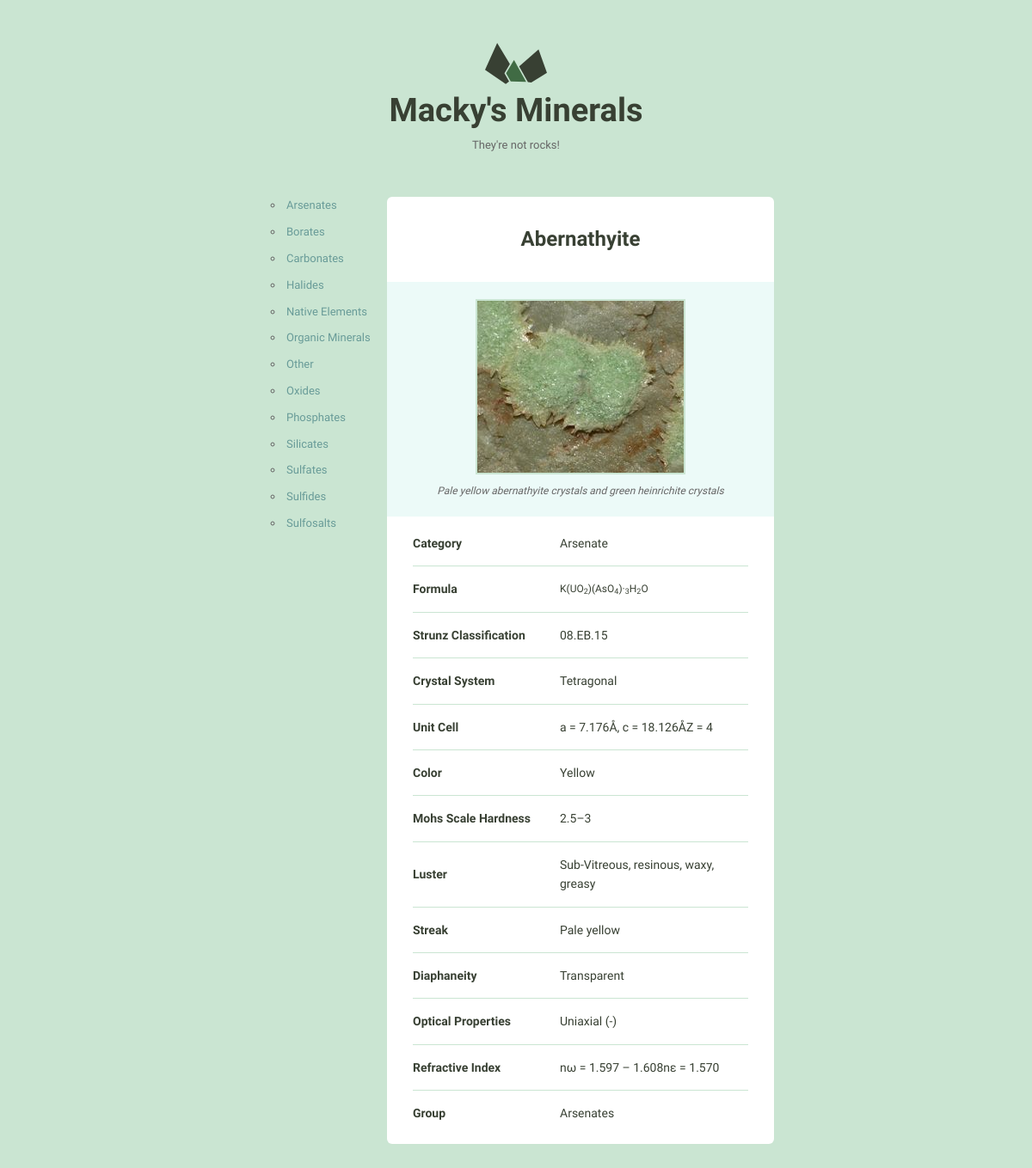
Page /2/ on the committed database.
### website/models.py (models this page shows, shortened)
class Mineral(models.Model):
    name = models.CharField(max_length=255)
    image_filename = models.CharField(max_length=255)
    image_caption = models.TextField()
    category = models.CharField(max_length=255)
    formula = models.CharField(max_length=255)
    strunz_classification = models.CharField(max_length=255)
    crystal_system = models.CharField(max_length=255)
    unit_cell = models.CharField(max_length=255)
    color = models.CharField(max_length=10)
    crystal_symmetry = models.CharField(max_length=255)
    cleavage = models.CharField(max_length=255)
    mohs_scale_hardness = models.CharField(max_length=255)
    luster = models.CharField(max_length=255)
    streak = models.CharField(max_length=255)
    diaphaneity = models.CharField(max_length=255)
    optical_properties = models.CharField(max_length=255)
    refractive_index = models.CharField(max_length=255)
    crystal_habit = models.CharField(max_length=255)
    specific_gravity = models.CharField(max_length=255)
    group = models.CharField(max_length=255)

### website/views.py (the view)
# urls.py: url(r'^(?P<mineral_pk>\d+)/$', views.mineral_detail, name="mineral")
def mineral_detail(request, mineral_pk):
    group = Mineral.objects.order_by('group').values('group').distinct()
    q_by_group = request.GET.get('q_by_group', '')
    if q_by_group:
        return redirect('/?q_by_group={0}'.format(q_by_group))
    mineral = get_object_or_404(Mineral, pk=mineral_pk)
    return render(request, 'website/detail.html', {
        'mineral': mineral,
        'group': group
    })

### website/templates/website/detail.html (shortened to what this page needs)
{% extends 'website/layout.html' %}
{% load static from staticfiles %}
{% block sidebar %}
    <ul>
        {% for item in group %}
            <li><a href="?q_by_group={{ item.group }}">{{ item.group }}</a></li>
        {% endfor %}
    </ul>
{% endblock %}
{% block content %}
    <h1 class="mineral__name">{{ mineral.name }}</h1>
    <div class="mineral__image-bg">
    <img class="mineral__image" src="{% static 'images/' %}{{ mineral.image_filename }}">
    <p class="mineral__caption">{{ mineral.image_caption}}</p>
    </div>
    <div class="mineral__table-container">
    <table class="mineral__table">
        <tr>
            <td class="mineral__category">Category</td>
            <td>{{ mineral.category }}</td>
        </tr>
        <tr>
            <td class="mineral__category">Formula</td>
            <td class="mineral__formula">{{ mineral.formula|safe }}</td>
        </tr>
        {% if mineral.strunz_classification %}
            <tr>
                <td class="mineral__category">Strunz Classification</td>
                <td>{{ mineral.strunz_classification }}</td>
            </tr>
        {% endif %}
        {% if mineral.crystal_system %}
            <tr>
                <td class="mineral__category">Crystal System</td>
                <td>{{ mineral.crystal_system }}</td>
            </tr>
        {% endif %}
        {% if mineral.unit_cell %}
            <tr>
                <td class="mineral__category">Unit Cell</td>
                <td>{{ mineral.unit_cell }}</td>
            </tr>
        {% endif %}
        {% if mineral.color %}
            <tr>
                <td class="mineral__category">Color</td>
                <td>{{ mineral.color }}</td>
            </tr>
        {% endif %}
        {% if mineral.mohs_scale_hardness %}
            <tr>
                <td class="mineral__category">Mohs Scale Hardness</td>
                <td>{{ mineral.mohs_scale_hardness }}</td>
            </tr>
        {% endif %}
        {% if mineral.luster %}
            <tr>
                <td class="mineral__category">Luster</td>
                <td>{{ mineral.luster }}</td>
            </tr>
        {% endif %}
        {% if mineral.streak %}
            <tr>
                <td class="mineral__category">Streak</td>
                <td>{{ mineral.streak }}</td>
            </tr>
        {% endif %}
        {% if mineral.diaphaneity %}
            <tr>
                <td class="mineral__category">Diaphaneity</td>
                <td>{{ mineral.diaphaneity }}</td>
            </tr>
        {% endif %}
        {% if mineral.optical_properties %}
            <tr>
                <td class="mineral__category">Optical Properties</td>
                <td>{{ mineral.optical_properties }}</td>
            </tr>
        {% endif %}
        {% if mineral.refractive_index %}
            <tr>
                <td class="mineral__category">Refractive Index</td>
                <td>{{ mineral.refractive_index }}</td>
            </tr>
        {% endif %}
        {% if mineral.group %}
            <tr>
                <td class="mineral__category">Group</td>
                <td>{{ mineral.group }}</td>
            </tr>
        {% endif %}
    </table>
{% endblock %}

### assets/css/global.css (style rules this page uses)
html { font-family: sans-serif; -ms-text-size-adjust: 100%; -webkit-text-size-adjust: 100%; }
body { margin: 0; }
a { background-color: transparent; }
h1 { font-size: 2em; margin: 0.67em 0; }
sub { font-size: 75%; line-height: 0; position: relative; vertical-align: baseline; bottom: -0.25em; }
img { border: 0; }
table { border-collapse: collapse; border-spacing: 0; }
td, th { padding: 0; }
html { font-size: 62.5%; }
body { background-color: #CAE5D2; font-size: 1.5em; line-height: 1.6; font-weight: 400; font-family: "Cousine"; color: #666; }
h1, h2, h3, h4, h5, h6 { margin-top: 0; margin-bottom: 2rem; font-weight: bold; font-family: "Work Sans", sans-serif; color: #384033; }
h1 { font-size: 3.8rem; }
@media (min-width: 550px) { h1 { font-size: 3.8rem; } }
p { margin-top: 0; font-size: 1.6rem; }
a { color: #689b98; text-decoration: none; -webkit-transition: color 0.2s; -moz-transition: color 0.2s; -ms-transition: color 0.2s; -o-transition: color 0.2s; transition: color 0.2s; }
ul { list-style: circle inside; padding-left: 0; margin-top: 0; }
li { margin-bottom: 1rem; font-size: 1.3rem; }
th, td { padding: 15px; text-align: left; border-bottom: 1px solid #e1e1e1; }
th:first-child, td:first-child { padding-left: 0; }
th:last-child, td:last-child { padding-right: 0; }
table, p, ul { margin-bottom: 2.5rem; }
.mineral__name { display: block; width: 100%; margin: 0; font-size: 24px; padding: 30px 0 30px 0; }
.mineral__image { display: block; margin: 0 auto; border: solid 2px #CAE5D2; }
.mineral__image-bg { background-color: #ecfaf8; padding: 20px 0; }
.mineral__caption { font-size: 12px; font-style: italic; padding: 10px 0 0 0; margin: 0; }
.mineral__table { font-size: 14px; color: #384033; }
.mineral__table td { border-color: #CAE5D2; }
.mineral__table tr:last-of-type td { border-bottom: none; padding-bottom: 0; }
.mineral__table-container { padding: 5px 30px 0; }
.mineral__category { font-weight: bold; width: 40%; }
.mineral__formula { font-size: 12px; }

### rows in the picture
Mineral: name "Abernathyite", image_filename (picture), image_caption "Pale yellow abernathyite crystals and green heinrichite crystals", category "Arsenate", formula "K(UO 2 )(AsO 4 )· 3 H 2 O", strunz_classification "08.EB.15", crystal_system "Tetragonal", unit_cell "a = 7.176Å, c = 18.126ÅZ = 4", color "Yellow", mohs_scale_hardness "2.5–3", luster "Sub-Vitreous, resinous, waxy, greasy", streak "Pale yellow", diaphaneity "Transparent", optical_properties "Uniaxial (-)", refractive_index "nω = 1.597 – 1.608nε = 1.570", group "Arsenates"

### other values in the picture
{{ item.group }} "Arsenates" "Borates" "Carbonates" "Halides" "Native Elements" "Organic Minerals" "Other" "Oxides" "Phosphates" "Silicates" "Sulfates" "Sulfides" "Sulfosalts"
